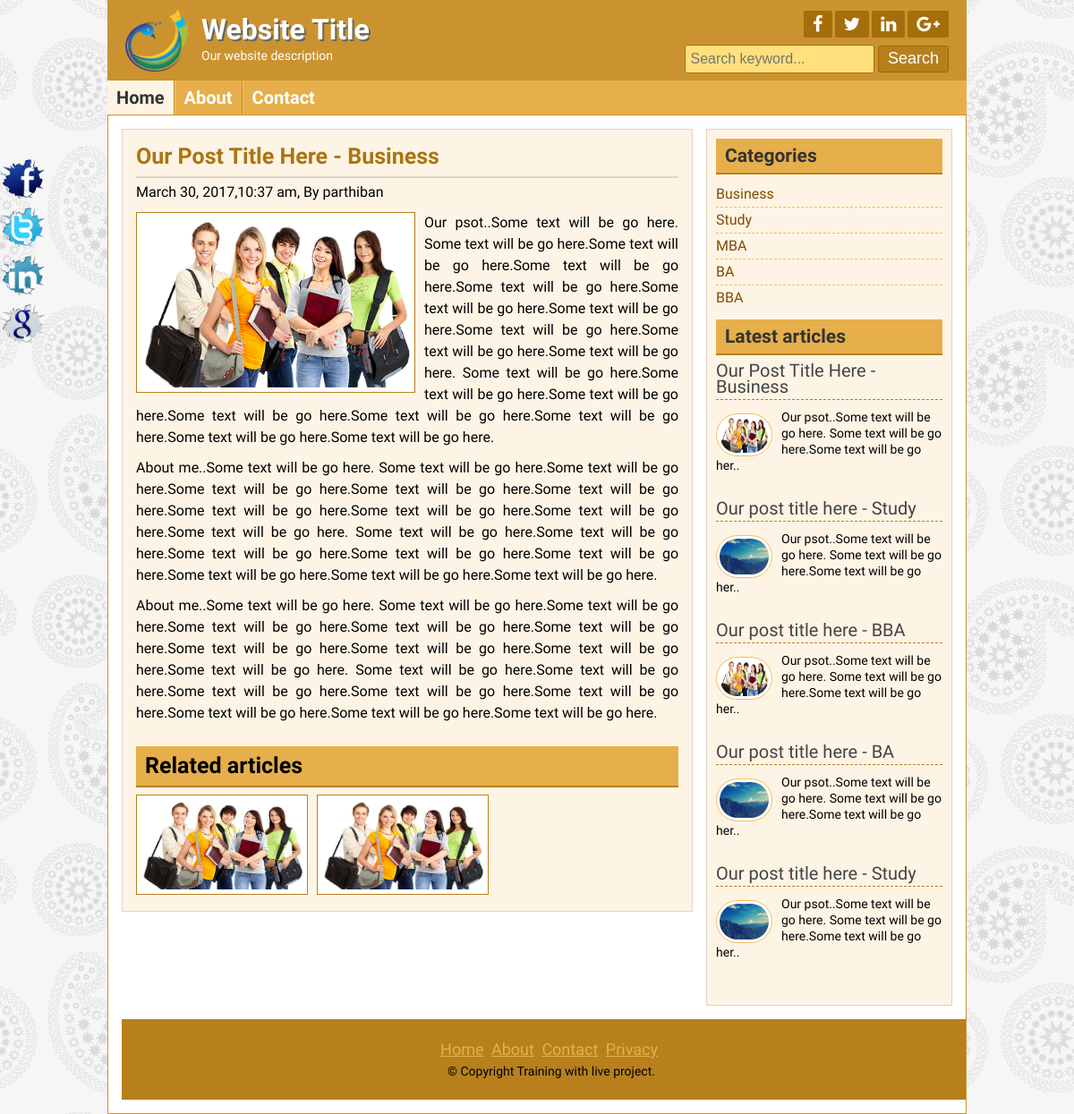
The page /post.php?id=1 on the database its author committed.
### tables this page shows
CREATE TABLE `tbl_post` (
  `id` int(11) NOT NULL,
  `cat` int(11) NOT NULL,
  `title` varchar(255) NOT NULL,
  `body` text NOT NULL,
  `image` varchar(255) NOT NULL,
  `author` varchar(50) NOT NULL,
  `tags` varchar(255) NOT NULL,
  `date` timestamp NOT NULL DEFAULT CURRENT_TIMESTAMP
);

CREATE TABLE `tbl_category` (
  `id` int(11) NOT NULL,
  `name` varchar(50) NOT NULL
);

### lib/Database.php (called while the page is built, shortened)
<?php
Class Database{
	public $host   = DB_HOST;
	public $user   = DB_USER;
	public $pass   = DB_PASS;
	public $dbname = DB_NAME;
	public $link;
	private function connectDB(){
	$this->link = new mysqli($this->host, $this->user, $this->pass, $this->dbname);
 }
	public function select($query){
		$result = $this->link->query($query) or die($this->link->error.__LINE__);
		if($result->num_rows > 0){
			return $result;
		} else {
			return false;
		}
	}
}

### helpers/Format.php (called while the page is built, shortened)
<?php
class Format{
    public function formatDate($date){
        return date ('F j, Y,g:i a',strtotime($date));
    }
    public function textShorten($text,$limit = 400){
        $text=$text."";
        $text= substr($text,0,$limit);
        $text = $text."..";
        return $text;
    }
}
?>

### post.php (the view)
<?php
	include 'inc/header.php';
?>
<?php
	if(!isset($_GET['id']) || ($_GET['id']==NULL)){
		header("Location: 404.php");
	}
	else{
		$id = $_GET['id'];
	}
?>
<?php
	$db = new Database();
	$fm = new Format();
?>
<div class="contentsection contemplete clear">
	<div class="maincontent clear">
		<div class="about">
			<?php
				$query = "select * from tbl_post where id=$id";
				$post = $db->select($query);
				if($post){
				while($result = $post->fetch_assoc()){
			?>
			<h2><?php echo $result['title'];?></h2>
			<h4><?php echo $fm->formatDate($result['date'])?>, By <?php echo $result['author'];?></h4>
			<img src="admin/upload/<?php echo $result['image'];?>" alt="MyImage"/>
			<?php echo $result['body']?>
			<div class="relatedpost clear">
				<h2>Related articles</h2>
				<?php
					$catid = $result['cat'];
					$queryrelated = "select * from tbl_post where cat='$catid' order by rand() limit 6";
					$relatedpost = $db->select($queryrelated);
					if($relatedpost){
					while($rresult = $relatedpost->fetch_assoc()){
				?>
				<a href="post.php?id=<?php echo $rresult['id'];?>"><img src="admin/upload/<?php echo $rresult['image'];?>" alt="post image"/></a>
				<?php } } else { echo "No Related posts Available !!"; } ?>
			</div>
			<?php } } else { header("Location:404.php");} ?>
		</div>
	</div>
<?php
	include 'inc/sidebar.php';
	include 'inc/footer.php'
?>

### inc/sidebar.php
<div class="sidebar clear">
	<div class="samesidebar clear">
		<h2>Categories</h2>
			<ul>
				<?php
					$query = "select * from tbl_category";
					$category = $db->select($query);
					if($category){
					while($result = $category->fetch_assoc()){
				?>
				<li><a href="posts.php?category=<?php echo $result['id']?>"><?php echo $result['name']?></a></li>
				<?php }} else { ?>
				<li>No Category</li>
				<?php } ?>
			</ul>
	</div>
	<div class="samesidebar clear">
		<h2>Latest articles</h2>
			<?php
				$query = "select * from tbl_post LIMIT 5";
				$post = $db->select($query);
				if($post){
				while($result = $post->fetch_assoc()){
			?>
			<div class="popular clear">
				<h3><a href="post.php?id=<?php echo $result['id']?>"><?php echo $result['title']?></a></h3>
				<a href="post.php?id=<?php echo $result['id']?>"><img src="admin/upload/<?php echo $result['image']?>" alt="post image"/></a>
				<?php echo $fm->textShorten($result['body'],90);?>
			</div>
			<?php } } else {header ("location:404.php");}?>
	</div>
</div>

### style.css (style rules this page uses)
* { margin:0;padding:0;outline:0 }
body { font-family: 'Source Sans Pro', sans-serif;font-size:14px;line-height:18px;color:#000;background:url(images/bg.png)repeat fixed 0 0 #fff; }
.contemplete { margin: 0 auto; width: 928px; }
.clear { overflow:hidden; }
.contentsection { background: #ffffff none repeat scroll 0 0; border: 1px solid #ca932f; padding: 15px; }
.maincontent { background: #fef4e5 none repeat scroll 0 0; border: 1px solid #ded4c5; float: left; margin: 0 15px 15px 0; padding: 8px 15px; width: 606px; }
.about { font-size: 16px; line-height: 24px; text-align: justify; }
.about img { background: #fff none repeat scroll 0 0; border: 1px solid #b7801c; float: left; height: 190px; margin-right: 10px; padding: 5px; width: 300px; }
.about p { font-size: 16px; line-height: 24px; margin-bottom: 10px; text-align: justify; }
.relatedpost h2 { background: #e6af4b none repeat scroll 0 0; border-bottom: 2px solid #b7801c !important; color: #000 !important; margin-bottom: 8px !important; margin-top: 15px; padding-left: 10px !important; }
.relatedpost img { height: 100px; margin-bottom: 10px; width: 180px; }
.samepost h2, .about h2 { border-bottom: 2px solid #e0d6c7; color: #ac7511; font-size: 25px; margin-bottom: 4px; padding: 10px 10px 10px 0; }
.samepost h4,.about h4 { font-weight: normal; margin-bottom: 10px; margin-top: 0; }
.sidebar { background: #fef4e5 none repeat scroll 0 0; border: 1px solid #ded4c5; float: right; margin-bottom: 15px; margin-top: 0; padding: 10px; width: 253px; }
.samesidebar { margin-bottom: 10px; }
.samesidebar h2 { background: #e6af4b none repeat scroll 0 0; border-bottom: 2px solid #b7801c; color: #333; margin-bottom: 8px; padding: 10px; }
.samesidebar ul { padding:0;margin:0;list-style:none; }
.samesidebar ul li { border-bottom: 1px dashed #e9c05c; font-size: 16px; padding: 5px 8px 5px 0; }
.samesidebar ul li:last-child { border-bottom: 0px dashed #e9c05c; }
.samesidebar ul li a { color: #814a00; text-decoration: none; }
.samesidebar p { margin-bottom: 10px; }
.popular { margin-bottom: 20px; }
.popular h3 { border-bottom: 1px dashed #b7801c; font-size: 20px; font-weight: normal; margin-bottom: 10px; padding-bottom: 5px; }
.popular h3 a { text-decoration:none;color:#444 }
.popular img { background: #fff none repeat scroll 0 0; border: 1px solid #f6bf5b; border-radius: 30px; float: left; height: 40px; margin-right: 10px; margin-top: 5px; padding: 3px; width: 55px; }

### rows shown on the page
tbl_post: title "Our Post Title Here - Business", date "March 30, 2017,10:37 am", author "parthiban", image (picture), body "Our psot..Some text will be go here. Some text will be go here.Some text will be go here.Some text will be go here.Some text will be go here.Some text will be go here.Some text will be go here.Some text will be go here.Some text will be go here.Some text will be go here. Some text will be go here.Some text will be go here.Some text will be go here.Some text will be go here.Some text will be go here.Some text will be go here.Some text will be go here.Some text will be go here. About me..Some text will be go here. Some text will be go here.Some text will be go here.Some text will be go here.Some text will be go here.Some text will be go here.Some text will be go here.Some text will be go…", body "Our psot..Some text will be go here. Some text will be go here.Some text will be go her.."
tbl_post: image (picture)
tbl_category: name "Business"
tbl_category: name "Study"
tbl_category: name "MBA"
tbl_category: name "BA"
tbl_category: name "BBA"
tbl_post: title "Our post title here - Study", image (picture), body "Our psot..Some text will be go here. Some text will be go here.Some text will be go her.."
tbl_post: title "Our post title here - BBA", image (picture), body "Our psot..Some text will be go here. Some text will be go here.Some text will be go her.."
tbl_post: title "Our post title here - BA", image (picture), body "Our psot..Some text will be go here. Some text will be go here.Some text will be go her.."
tbl_post: title "Our post title here - Study", image (picture), body "Our psot..Some text will be go here. Some text will be go here.Some text will be go her.."
